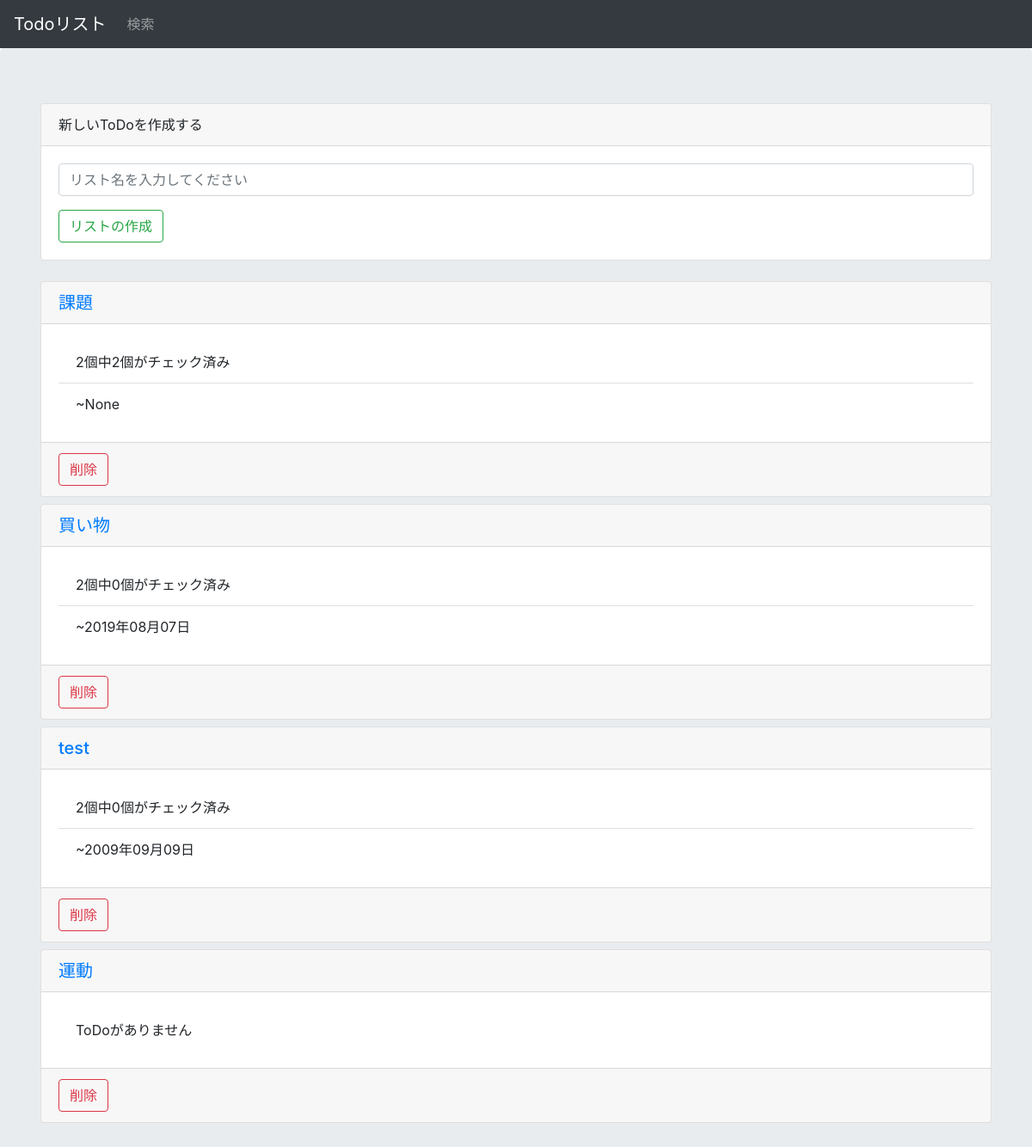
The app's page /, older data.
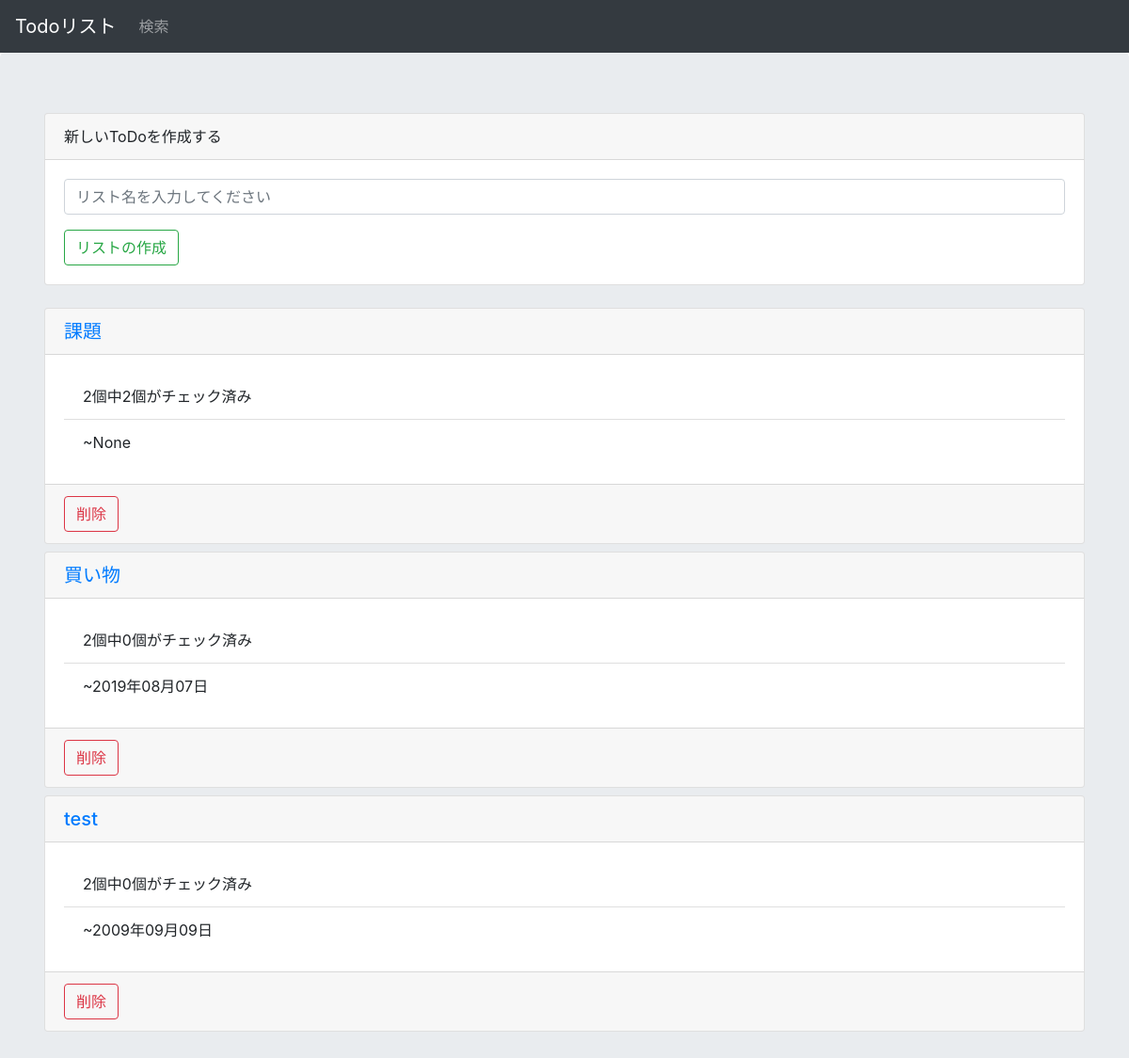
The same page, newer data.
### todo/models.py (models this page shows)
class List(models.Model):
    title = models.CharField(max_length=200)
    create_date = models.DateField(default=timezone.now)

### todo/views.py (the view)
# urls.py: path('', views.index, name='index'),
def index(request):
    listdata = List.objects.all()
    making_list = True
    for l in listdata:
        if 'delete_' + str(l.id) in request.POST:
            l.delete()
            listdata = List.objects.all()
            making_list = False
            break
    form = ListForm(request.POST or None)
    status = False  #Trueならば「新しいToDoリストが作成されました」の表示
    if making_list:
        if form.is_valid(): #リストの作成
            list = List()
            list.title = form.cleaned_data['title']
            if len(list.title) >= 30:
                form.add_error(None, 'ToDoリストの名称は30文字以内にしてください')
            elif len(list.title) == 0:
                form.add_error(None, 'ToDoリストの名称を入力してください')
            else:
                List.objects.create(
                    title = html.escape(list.title),
                )
                status = True
                form = ListForm() #ページ遷移後のformの入力値(value)をクリア
    listdata = List.objects.all()
    taskdata = Task.objects.all()
    dict_num = {}
    dict_checked_num = {}
    dict_deadline = {}
    for l in listdata:
        task_num = 0
        checked_task_num = 0
        closest_deadline = None
        for t in taskdata:
            if l == t.list:
                task_num += 1   #タスク数の加算
                if t.completed:
                    checked_task_num += 1   #チェック済みタスク数の加算
                else:
                    if closest_deadline is None or closest_deadline >= t.deadline_date:
                        closest_deadline = t.deadline_date  #もっとも近い締切がNoneまたは比較対象のほうが近い締切ならば代入
        if closest_deadline is not None:
            closest_deadline = "{0:%Y年%m月%d日}".format(closest_deadline)
        dict_num[l.id] = task_num
        dict_checked_num[l.id] = checked_task_num
        dict_deadline[l.id] = closest_deadline
    params = {
        'lists': listdata,
        'tasks': taskdata,
        'form': form,
        'status': status,
        'dict_num': dict_num,
        'dict_checked_num': dict_checked_num,
        'dict_deadline': dict_deadline,
    }
    return render(request, 'todo/index.html', params)

### todo/forms.py
class ListForm(forms.Form):
    title = forms.CharField(max_length=200, required=False, label='', widget=forms.TextInput(attrs={'class':'form-control','placeholder': 'リスト名を入力してください'}))

### todo/templatetags/dictid.py (called while the page is built)
@register.filter(name='dictid')
def dictid(value, arg, default=""):
    if arg in value:
        return value[arg]
    else:
        return default

### todo/templates/todo/index.html (shortened to what this page needs)
{% extends "todo/base.html" %}
{% load dictid %}
{% block content %}
<div class="jumbotron">
    <div class="container">
    <form method="post">
    <div class="card mb-4">
        <div class="card-header">
            新しいToDoを作成する
        </div>
        <div class="card-body">
            <div class="form-group">
                {{form}}
            </div>
            <button class="btn btn-outline-success my-2 my-sm-0" type="submit" name="make_list">リストの作成</button>
        </div>
    </div>
    </form>
    {% for i in lists %}
        <div class="card mb-2">
            <h5 class="card-header">
                <a href="{% url 'todo:list' i.id%}">{{i.title}}</a>
            </h5>
            <div class="card-body">
                <ul class="list-group list-group-flush">
                    {% with i.id as id %}
                        {% ifequal dict_num|dictid:id 0 %}
                            <li class="list-group-item">ToDoがありません</li>
                        {% else %}
                            <li class="list-group-item">{{ dict_num|dictid:id }}個中{{ dict_checked_num|dictid:id }}個がチェック済み</li>
                            <li class="list-group-item">~{{ dict_deadline|dictid:id }}</li>
                        {% endifequal %}
                    {% endwith %}
                </ul>
            </div>
            <div class="card-footer">
                <button type="button" class="btn btn-outline-danger my-2 my-sm-0 " data-toggle="modal" data-target="#deleteModal_{{i.id}}">
                    削除
                </button>
            </div>
        </div>
    {% endfor %}
    </div>
</div>
{% endblock %}

Row changes from the older to the newer data that the page shows:
removed List: title "運動"
